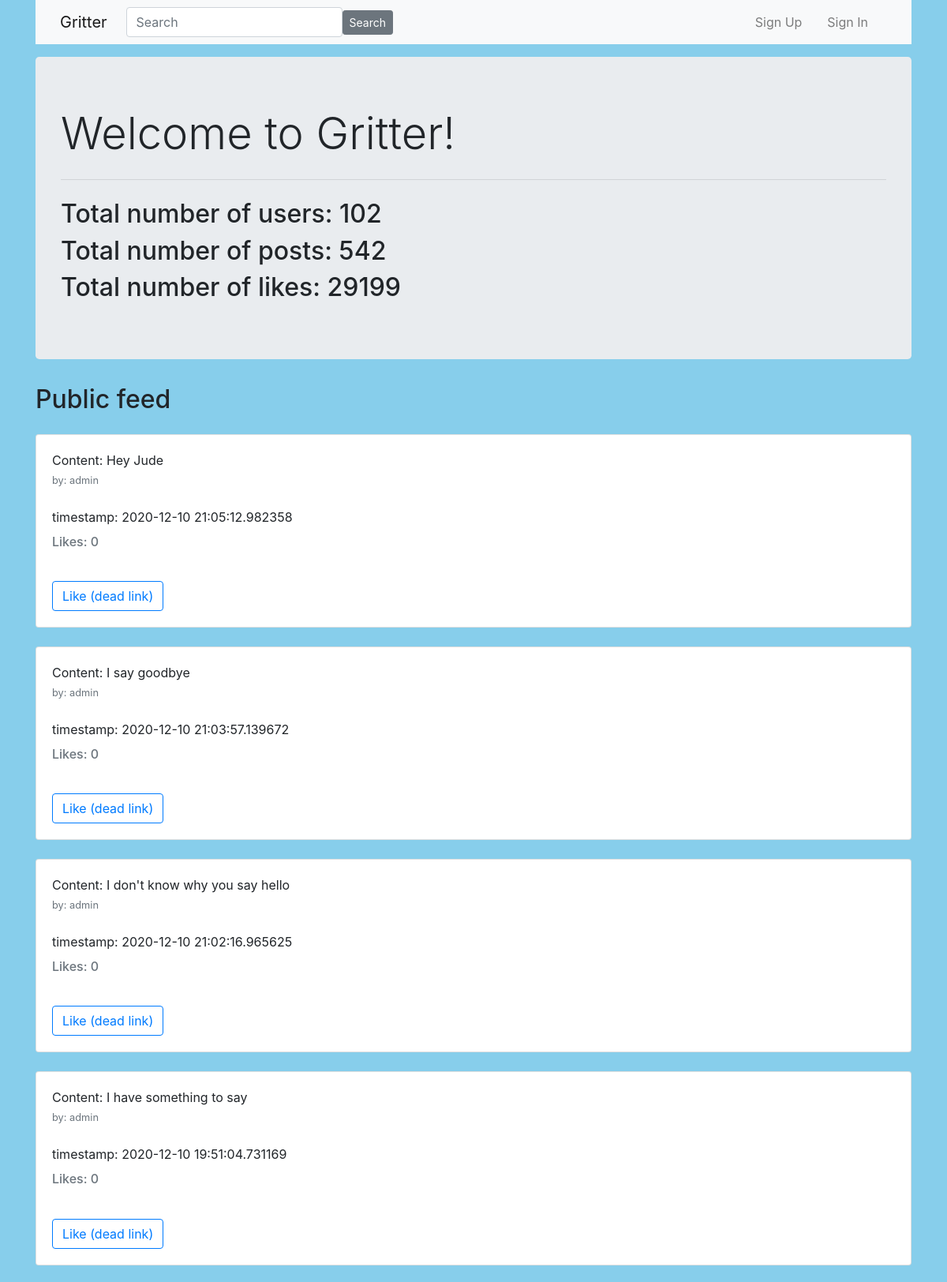
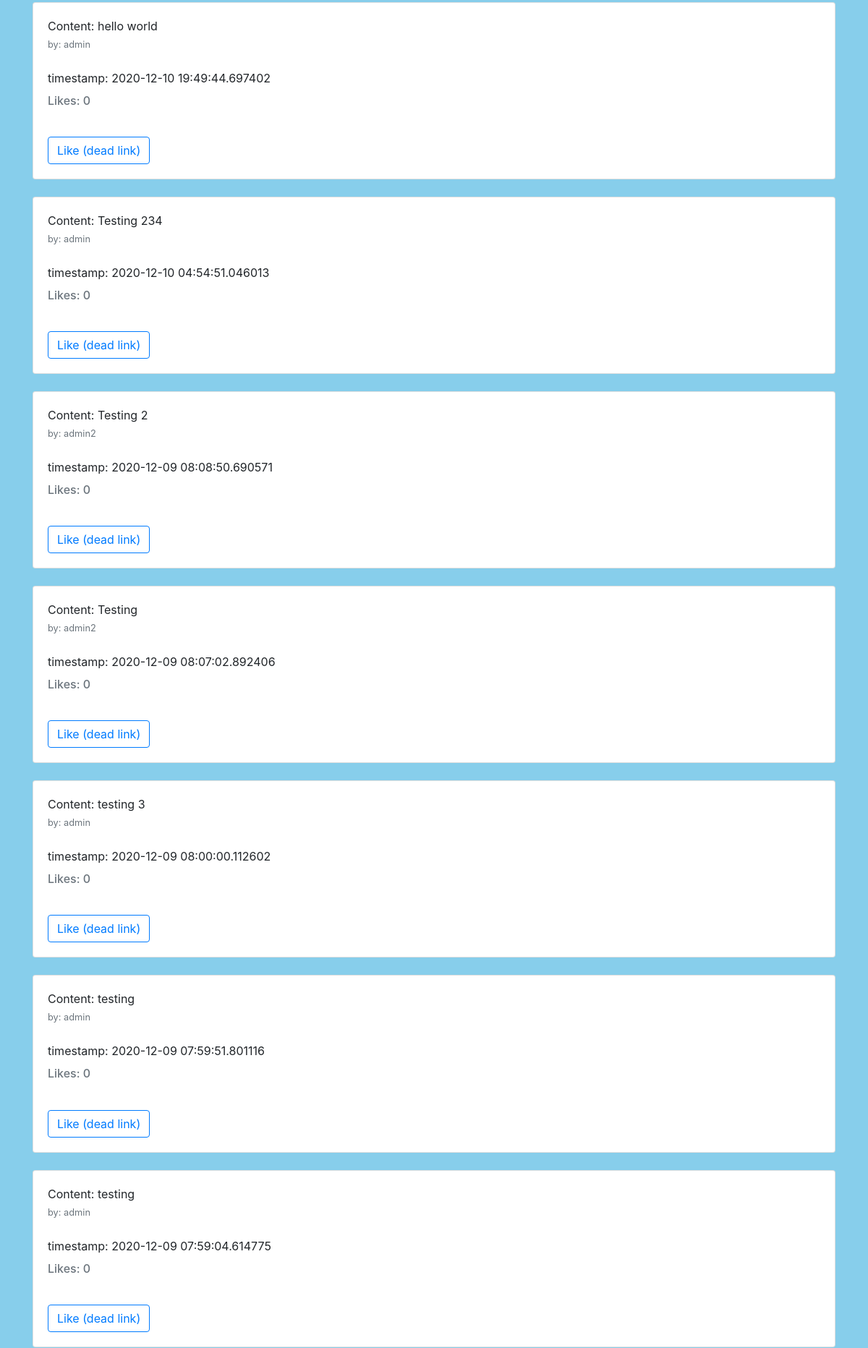
The page / (upper part) on the database its author committed (2 pictures, top to bottom).
### project/models.py (models this page shows, shortened)
class User(UserMixin, db.Model):
    id = db.Column(db.Integer, primary_key=True)
    username = db.Column(db.String(50), unique=True, nullable=False)
    password = db.Column(db.String(128), nullable=False)
    email = db.Column(db.String(100), unique=True, nullable=False)
    posts = db.relationship('Post', backref ='author', lazy='dynamic')
    followed = db.relationship(
        'User', secondary=followers,
        primaryjoin=(followers.c.follower_id == id),
        secondaryjoin=(followers.c.followed_id == id),
        backref=db.backref('followers', lazy='dynamic'), lazy='dynamic')

class Post(db.Model):
    id = db.Column(db.Integer, primary_key=True)
    content = db.Column(db.Text)
    like_count = db.Column(db.Integer, default=0)
    timestamp = db.Column(db.DateTime, index=True, default=datetime.utcnow)
    user_id = db.Column(db.Integer, db.ForeignKey('user.id'))

### project/routes.py (the view)
@app.route('/', methods= ['GET', 'POST'])
def default():
    context = {}
    num_likes = len(Like.query.all())
    context['num_likes'] = num_likes
    num_posts = len(Post.query.all())
    context['num_posts'] = num_posts
    num_users = len(User.query.all())
    context['num_users'] = num_users
    all_posts = get_all_posts_with_like_counts()
    context['posts'] = all_posts
    return render_template('home.html', context=context)

### project/db_queries.py (called while the page is built)
def get_username_by_id(user_id):
    username = User.query.filter(User.id == user_id).first()
    return username

def get_all_posts_with_like_counts():
    result = []
    posts = Post.query.order_by(Post.id.desc()).all()
    for post in posts:
        post_dict = {}
        post_dict['post'] = post
        user = get_username_by_id(post.user_id)
        if user is None:
            post_dict['author'] = 'user not found'
        else:
            post_dict['author'] = user.username
        num_likes = len(Like.query.filter(Like.post_id == post.id).all())
        post_dict['num_likes'] = num_likes
        result.append(post_dict)
    return result

### project/templates/home.html (shortened to what this page needs)
{% extends "layout.html" %}
{% block content %}
    <div class="container">
        <div class="jumbotron bg-lt">
            <h1 class="display-4">Welcome to Gritter!</h1>
            <hr class="my-4">
             {% if context %}
                <h2>Total number of users: {{ context.num_users }}</h2>
                <h2>Total number of posts: {{ context.num_posts }}</h2>
                <h2>Total number of likes: {{ context.num_likes }}</h2>
            {% endif %}
        </div>
    </div>
    <div class="container">
        <h2>Public feed</h2>
        {% for post_dict in context.posts %}
            <div class="card mt-4">
                <div class="card-body">
                    <p class="card-text">
                        Content: {{ post_dict.post.content }}
                        <br>
                        <small class="text-muted">by: {{ post_dict.author }}</small>
                        <br>
                        <br>
                        timestamp: {{ post_dict.post.timestamp }}
                        <br>
                        <h6 class="card-subtitle text-muted">Likes: {{ post_dict.num_likes }} </h6>
                    </p>
                    <br>
                    <a class="btn btn-outline-primary" href="#">Like (dead link)</a>
                </div>
            </div>
        {% endfor %}
    </div>
{% endblock content %}

### project/static/styles/style.css (style rules this page uses)
body { background-color: #87CEEB; }

### rows shown on the page
User: post.content "Hey Jude", author "admin", post.timestamp "2020-12-10 21:05:12.982358", num_likes "0", post.content "I say goodbye", post.timestamp "2020-12-10 21:03:57.139672", post.content "I don't know why you say hello", post.timestamp "2020-12-10 21:02:16.965625", post.content "I have something to say", post.timestamp "2020-12-10 19:51:04.731169", post.content "hello world", post.timestamp "2020-12-10 19:49:44.697402", post.content "Testing 234", post.timestamp "2020-12-10 04:54:51.046013", post.content "testing 3", post.timestamp "2020-12-09 08:00:00.112602", post.content "testing", post.timestamp "2020-12-09 07:59:51.801116", post.timestamp "2020-12-09 07:59:04.614775"
User: post.content "Testing 2", author "admin2", post.timestamp "2020-12-09 08:08:50.690571", num_likes "0", post.content "Testing", post.timestamp "2020-12-09 08:07:02.892406"

### other values the page prints
{{ context.num_users }} "102"
{{ context.num_posts }} "542"
{{ context.num_likes }} "29199"
